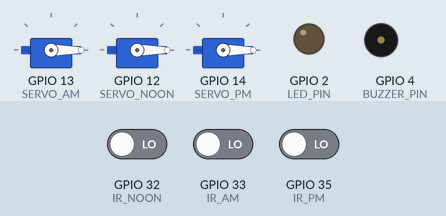
This sketch was run on a simulated ESP32. Shown: 3 × servo, output pins drawn as LEDs (lit = HIGH), buzzer (waves = sounding, pin HIGH). The inputs (shaded band) are chosen by the test bench; at power-on: GPIO 32 (IR_NOON) LOW, GPIO 33 (IR_AM) LOW, GPIO 35 (IR_PM) LOW. The local clock reads 2024-03-15 10:24:30 at power-on unless the sketch sets it; what the sketch prints to the serial monitor is not drawn.

Above: at 1.3 s.
1.4 s: GPIO 32 (IR_NOON) driven HIGH
At 1.56 s:
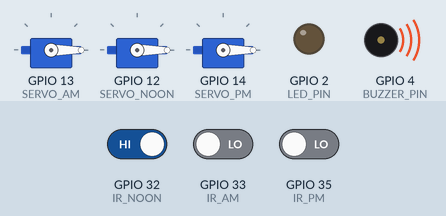
4.4 s: GPIO 33 (IR_AM) driven HIGH
7.4 s: GPIO 35 (IR_PM) driven HIGH
Timing chart, 0 to 16.4 s (numbered marks = the images above; inputs shaded):
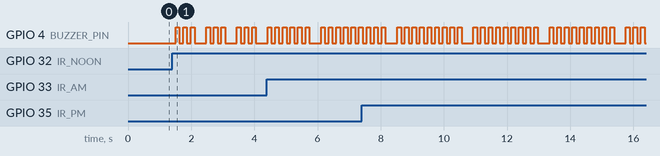

Measured:
- after the input at 1.4 s, GPIO 4 (BUZZER_PIN): LOW → HIGH after 0.11 s, then repeats every 0.97 s: 2 × (LOW 0.12 s, HIGH 0.12 s), LOW 0.37 s, HIGH 0.12 s

The sketch:

medcase2.ino
```cpp
/*
  Smart Medication Reminder Case
  FINAL PAPER-ALIGNED VERSION
*/

#include <Wire.h>
#include <RTClib.h>
#include <ESP32Servo.h>

// ================= PIN DEFINITIONS =================
#define SERVO_AM     13
#define SERVO_NOON   12
#define SERVO_PM     14

#define TOUCH_AM     27
#define TOUCH_NOON   26
#define TOUCH_PM     25

#define IR_AM        33
#define IR_NOON      32
#define IR_PM        35

#define LED_PIN      2
#define BUZZER_PIN   4

#define RTC_SDA      21
#define RTC_SCL      22

// ================= SERVO POSITIONS =================
#define LOCK_POS     0
#define UNLOCK_POS   90

// ================= OBJECTS =================
RTC_DS3231 rtc;
Servo servoAM, servoNOON, servoPM;

// ================= FIXED TIME WINDOWS =================
// (Later replaceable via backend)
int amStartH = 8,  amStartM = 0;
int amEndH   = 8,  amEndM   = 30;

int noonStartH = 12, noonStartM = 0;
int noonEndH   = 12, noonEndM   = 30;

int pmStartH = 18, pmStartM = 0;
int pmEndH   = 18, pmEndM   = 30;

// ================= STATE FLAGS =================
bool usedAM = false;
bool usedNOON = false;
bool usedPM = false;

bool missedAM = false;
bool missedNOON = false;
bool missedPM = false;

// ================= HELPERS =================
bool withinWindow(DateTime now, int sh, int sm, int eh, int em) {
  int nowM = now.hour() * 60 + now.minute();
  int sM = sh * 60 + sm;
  int eM = eh * 60 + em;
  return (nowM >= sM && nowM <= eM);
}

void beep(int n) {
  for (int i = 0; i < n; i++) {
    digitalWrite(BUZZER_PIN, HIGH);
    delay(120);
    digitalWrite(BUZZER_PIN, LOW);
    delay(120);
  }
}

void unlockThenLock(Servo &s) {
  s.write(UNLOCK_POS);
  delay(3000);
  s.write(LOCK_POS);
}

// ================= SETUP =================
void setup() {
  Serial.begin(115200);
  Wire.begin(RTC_SDA, RTC_SCL);
  rtc.begin();

  pinMode(TOUCH_AM, INPUT);
  pinMode(TOUCH_NOON, INPUT);
  pinMode(TOUCH_PM, INPUT);

  pinMode(IR_AM, INPUT);
  pinMode(IR_NOON, INPUT);
  pinMode(IR_PM, INPUT);

  pinMode(LED_PIN, OUTPUT);
  pinMode(BUZZER_PIN, OUTPUT);

  servoAM.attach(SERVO_AM);
  servoNOON.attach(SERVO_NOON);
  servoPM.attach(SERVO_PM);

  servoAM.write(LOCK_POS);
  servoNOON.write(LOCK_POS);
  servoPM.write(LOCK_POS);

  Serial.println("Smart Pill Reminder – Final Firmware");
}

// ================= LOOP =================
void loop() {
  DateTime now = rtc.now();

  bool amActive   = withinWindow(now, amStartH, amStartM, amEndH, amEndM);
  bool noonActive = withinWindow(now, noonStartH, noonStartM, noonEndH, noonEndM);
  bool pmActive   = withinWindow(now, pmStartH, pmStartM, pmEndH, pmEndM);

  digitalWrite(LED_PIN, amActive || noonActive || pmActive);

  // ---------- AM ----------
  if (amActive && !usedAM && digitalRead(TOUCH_AM)) {
    usedAM = true;
    Serial.println("[AM] Touch accepted");
    unlockThenLock(servoAM);
  }

  if (!amActive && !usedAM && !missedAM &&
      (now.hour()*60 + now.minute() >
       amEndH*60 + amEndM)) {
    missedAM = true;
    Serial.println("[AM] Dose missed");
  }

  if (digitalRead(IR_AM) && !amActive) {
    Serial.println("[AM] Unauthorized interaction");
    beep(3);
  }

  // ---------- NOON ----------
  if (noonActive && !usedNOON && digitalRead(TOUCH_NOON)) {
    usedNOON = true;
    Serial.println("[NOON] Touch accepted");
    unlockThenLock(servoNOON);
  }

  if (!noonActive && !usedNOON && !missedNOON &&
      (now.hour()*60 + now.minute() >
       noonEndH*60 + noonEndM)) {
    missedNOON = true;
    Serial.println("[NOON] Dose missed");
  }

  if (digitalRead(IR_NOON) && !noonActive) {
    Serial.println("[NOON] Unauthorized interaction");
    beep(3);
  }

  // ---------- PM ----------
  if (pmActive && !usedPM && digitalRead(TOUCH_PM)) {
    usedPM = true;
    Serial.println("[PM] Touch accepted");
    unlockThenLock(servoPM);
  }

  if (!pmActive && !usedPM && !missedPM &&
      (now.hour()*60 + now.minute() >
       pmEndH*60 + pmEndM)) {
    missedPM = true;
    Serial.println("[PM] Dose missed");
  }

  if (digitalRead(IR_PM) && !pmActive) {
    Serial.println("[PM] Unauthorized interaction");
    beep(3);
  }

  delay(250);
}
```
